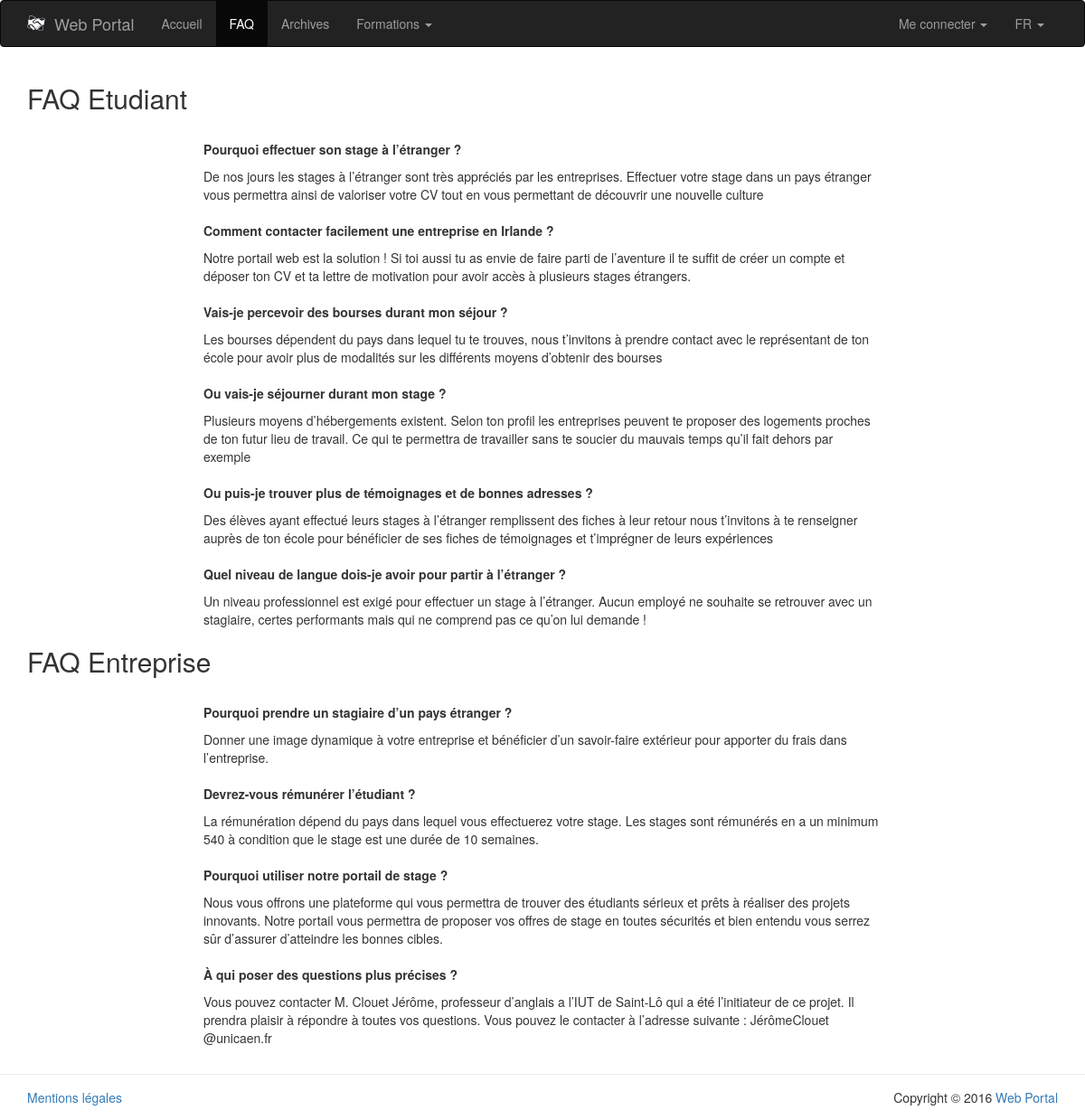
The page /PHP/public/index.php?page=faq on the database as committed earlier.
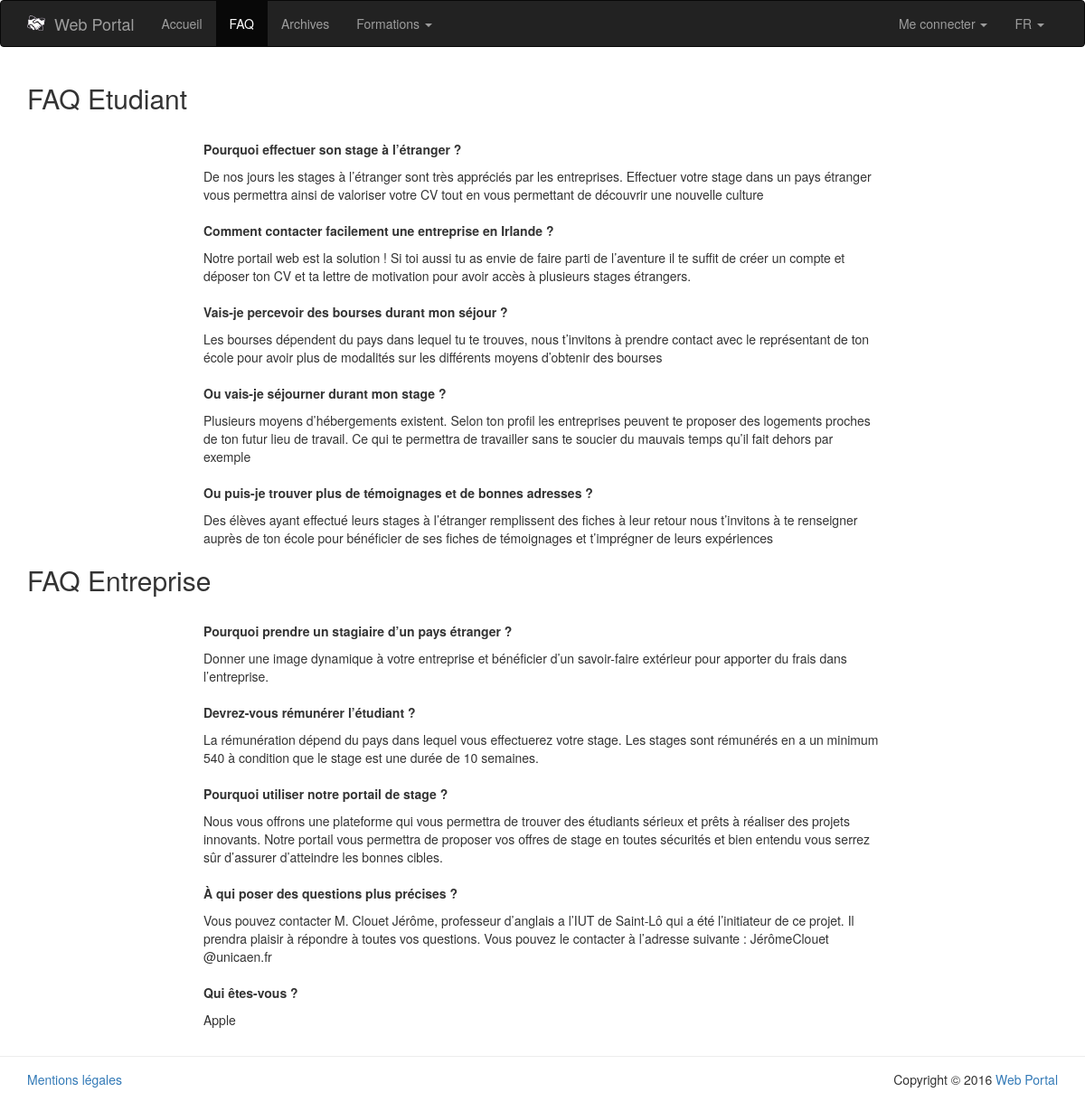
The same page on the database as committed later.
### tables this page shows
CREATE TABLE IF NOT EXISTS `faq` (
  `id` int(11) NOT NULL AUTO_INCREMENT,
  `question` text NOT NULL,
  `answer` text NOT NULL,
  `target` enum('student','company') NOT NULL,
  PRIMARY KEY (`id`)
);

### PHP/app/model/Faq.class.php (called while the page is built, shortened)
<?php
	class Faq {
		public function __get($nom) {
			return $this->$nom;
		}
		public static function getStudentsFaq() {
			$db = PDOConnexion::getInstance();
			$sql = 'SELECT * FROM faq WHERE target LIKE "student"';
			$sth = $db->prepare($sql);
			$sth->setFetchMode(PDO::FETCH_CLASS|PDO::FETCH_PROPS_LATE, 'Faq');
			$sth->execute();
			return $sth->fetchAll();
		}
		public static function getCompaniesFaq() {
			$db = PDOConnexion::getInstance();
			$sql = 'SELECT * FROM faq WHERE target LIKE "company"';
			$sth = $db->prepare($sql);
			$sth->setFetchMode(PDO::FETCH_CLASS|PDO::FETCH_PROPS_LATE, 'Faq');
			$sth->execute();
			return $sth->fetchAll();
		}
	}
?>

### PHP/app/view/faq.php (the view)
<div class="container">
	<div class="row">
		<div class="col-md-12">
			<h2>FAQ Etudiant</h2>
			<?php
				foreach(Faq::getStudentsFaq() as $faq) {
					echo '
						<br />
						<div class="row">
							<div class="col-md-offset-2 col-md-8">
								<p><b>' . $faq->question . '</b></p>
							</div>
						</div>
						<div class="row">
							<div class="col-md-offset-2 col-md-8">' . $faq->answer . '</div>
						</div>
					';
				}
			?>
			<h2>FAQ Entreprise</h2>
			<?php
				foreach(Faq::getCompaniesFaq() as $faq) {
					echo '
						<br />
						<div class="row">
							<div class="col-md-offset-2 col-md-8">
								<p><b>' . $faq->question . '</b></p>
							</div>
						</div>
						<div class="row">
							<div class="col-md-offset-2 col-md-8">' . $faq->answer . '</div>
						</div>
					';
				}
			?>
		</div>
	</div>
</div>

Rows that differ between the two databases and show on the page:
removed faq: question "Quel niveau de langue dois-je avoir pour partir à l’étranger ?", answer "Un niveau professionnel est exigé pour effectuer un stage à l’étranger. Aucun employé ne souhaite se retrouver avec un stagiaire, certes performants mais qui ne comprend pas ce qu’on lui demande !", shown under "FAQ Etudiant"
added faq: question "Qui êtes-vous ?", answer "Apple", shown under "FAQ Entreprise"
